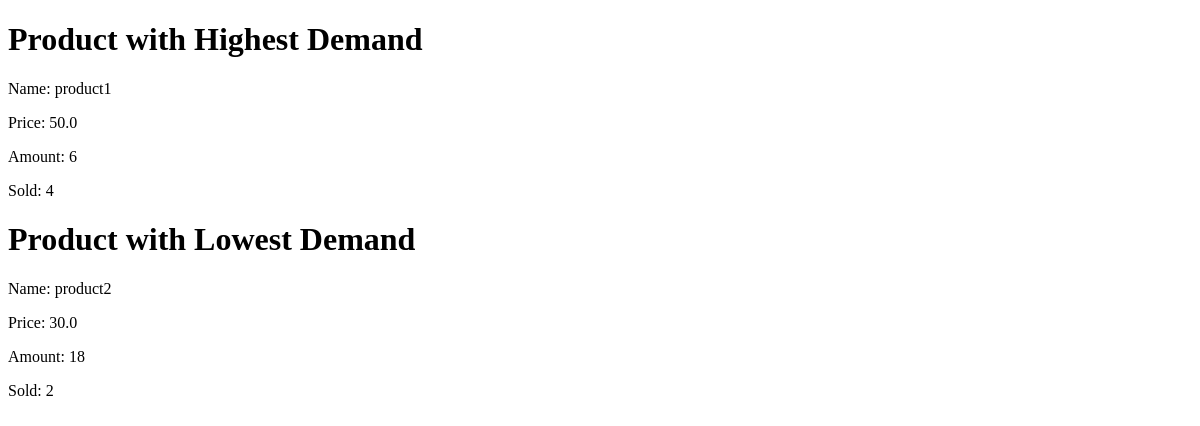
Before: /demand_analysis with the older database file.
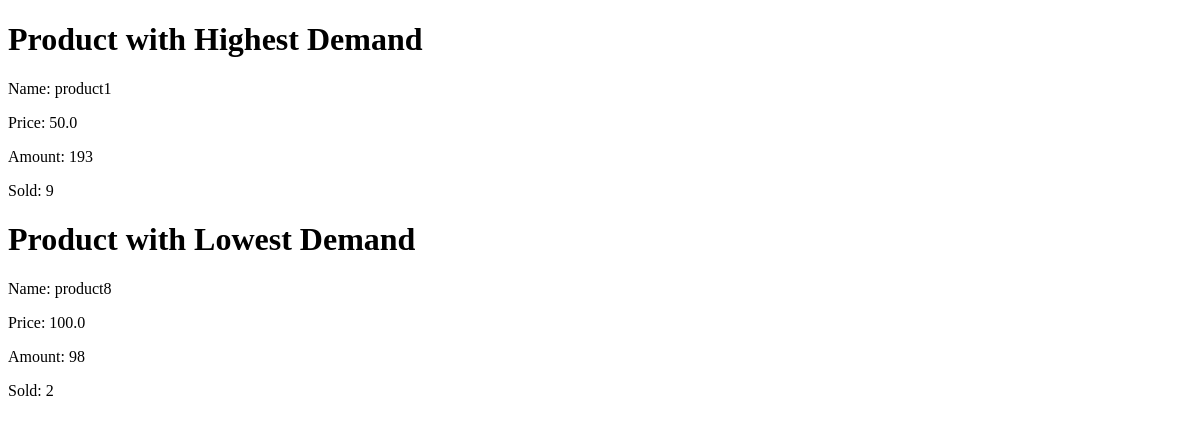
After: the same page with the newer database file.
### SparkleMart/models.py (models this page shows, shortened)
class Product(models.Model):
    name = models.CharField(max_length=255)
    category = models.ManyToManyField(Category, related_name='products')
    producer = models.ForeignKey(Producer, related_name='products', on_delete=models.CASCADE)
    price = models.FloatField()
    amount = models.PositiveSmallIntegerField()

### SparkleMart/statistic_views.py (the view)
# urls.py: path('demand_analysis', statistic_views.demand_analysis, name='demand_analysis'),
def demand_analysis(request):
    most_demanded = most_demanded_product()
    least_demanded = least_demanded_product()
    return render(request, 'demand_analysis.html', {'most_demanded': most_demanded[0],
                                                    'most_demanded_sold': most_demanded[1],
                                                    'least_demanded': least_demanded[0],
                                                    'least_demanded_sold': least_demanded[1]})

### SparkleMart/statistic_views.py (called while the page is built)
def most_demanded_product():
    products_with_sold_count = Order.objects.values('product').annotate(sold_count=Sum('amount'))
    most_demanded_product_ = max(products_with_sold_count, key=lambda x: x['sold_count'])
    return Product.objects.get(pk=most_demanded_product_['product']), most_demanded_product_['sold_count']

def least_demanded_product():
    products_with_sold_count = Order.objects.values('product').annotate(sold_count=Sum('amount'))
    least_demanded_product_ = min(products_with_sold_count, key=lambda x: x['sold_count'])
    return Product.objects.get(pk=least_demanded_product_['product']), least_demanded_product_['sold_count']

### SparkleMart/templates/demand_analysis.html (shortened to what this page needs)
<!DOCTYPE html>
<html lang="en">
<head>
</head>
<body>
    <h1>Product with Highest Demand</h1>
    <p>Name: {{ most_demanded.name }}</p>
    <p>Price: {{ most_demanded.price }}</p>
    <p>Amount: {{ most_demanded.amount }}</p>
    <p>Sold: {{ most_demanded_sold }}</p>
    <h1>Product with Lowest Demand</h1>
    <p>Name: {{ least_demanded.name }}</p>
    <p>Price: {{ least_demanded.price }}</p>
    <p>Amount: {{ least_demanded.amount }}</p>
    <p>Sold: {{ least_demanded_sold }}</p>
</body>
</html>

Changed rows visible on the page:
no longer on this page (row edited): Product: name "product2", price "30.0", amount "18"
changed Product "product1": amount "6" → "193"
added Product: name "product8", price "100.0", amount "98"
Other visible differences:
{{ most_demanded_sold }}: "4" → "9"
